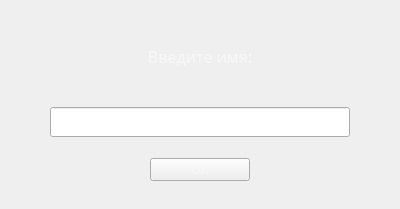
<?xml version="1.0" encoding="UTF-8"?>
<ui version="4.0">
 <class>Dialog</class>
 <widget class="QDialog" name="Dialog">
  <property name="geometry">
   <rect>
    <x>0</x>
    <y>0</y>
    <width>400</width>
    <height>209</height>
   </rect>
  </property>
  <property name="windowTitle">
   <string>Dialog</string>
  </property>
  <property name="styleSheet">
   <string notr="true">QDialog
{
	border-image: url(:/Backgrounds/quarter-fiend.png);
}</string>
  </property>
  <layout class="QVBoxLayout" name="verticalLayout">
   <item>
    <widget class="QLabel" name="label">
     <property name="sizePolicy">
      <sizepolicy hsizetype="Preferred" vsizetype="Fixed">
       <horstretch>0</horstretch>
       <verstretch>0</verstretch>
      </sizepolicy>
     </property>
     <property name="minimumSize">
      <size>
       <width>0</width>
       <height>60</height>
      </size>
     </property>
     <property name="palette">
      <palette>
       <active>
        <colorrole role="WindowText">
         <brush brushstyle="SolidPattern">
          <color alpha="255">
           <red>247</red>
           <green>247</green>
           <blue>247</blue>
          </color>
         </brush>
        </colorrole>
        <colorrole role="Text">
         <brush brushstyle="SolidPattern">
          <color alpha="255">
           <red>247</red>
           <green>247</green>
           <blue>247</blue>
          </color>
         </brush>
        </colorrole>
        <colorrole role="ButtonText">
         <brush brushstyle="SolidPattern">
          <color alpha="255">
           <red>247</red>
           <green>247</green>
           <blue>247</blue>
          </color>
         </brush>
        </colorrole>
        <colorrole role="PlaceholderText">
         <brush brushstyle="SolidPattern">
          <color alpha="128">
           <red>255</red>
           <green>255</green>
           <blue>255</blue>
          </color>
         </brush>
        </colorrole>
       </active>
       <inactive>
        <colorrole role="WindowText">
         <brush brushstyle="SolidPattern">
          <color alpha="255">
           <red>247</red>
           <green>247</green>
           <blue>247</blue>
          </color>
         </brush>
        </colorrole>
        <colorrole role="Text">
         <brush brushstyle="SolidPattern">
          <color alpha="255">
           <red>247</red>
           <green>247</green>
           <blue>247</blue>
          </color>
         </brush>
        </colorrole>
        <colorrole role="ButtonText">
         <brush brushstyle="SolidPattern">
          <color alpha="255">
           <red>247</red>
           <green>247</green>
           <blue>247</blue>
          </color>
         </brush>
        </colorrole>
        <colorrole role="PlaceholderText">
         <brush brushstyle="SolidPattern">
          <color alpha="128">
           <red>255</red>
           <green>255</green>
           <blue>255</blue>
          </color>
         </brush>
        </colorrole>
       </inactive>
       <disabled>
        <colorrole role="WindowText">
         <brush brushstyle="SolidPattern">
          <color alpha="255">
           <red>247</red>
           <green>247</green>
           <blue>247</blue>
          </color>
         </brush>
        </colorrole>
        <colorrole role="Text">
         <brush brushstyle="SolidPattern">
          <color alpha="255">
           <red>247</red>
           <green>247</green>
           <blue>247</blue>
          </color>
         </brush>
        </colorrole>
        <colorrole role="ButtonText">
         <brush brushstyle="SolidPattern">
          <color alpha="255">
           <red>247</red>
           <green>247</green>
           <blue>247</blue>
          </color>
         </brush>
        </colorrole>
        <colorrole role="PlaceholderText">
         <brush brushstyle="SolidPattern">
          <color alpha="128">
           <red>0</red>
           <green>0</green>
           <blue>0</blue>
          </color>
         </brush>
        </colorrole>
       </disabled>
      </palette>
     </property>
     <property name="font">
      <font>
       <family>GWENT</family>
       <pointsize>12</pointsize>
       <weight>10</weight>
       <italic>false</italic>
       <bold>false</bold>
      </font>
     </property>
     <property name="layoutDirection">
      <enum>Qt::LeftToRight</enum>
     </property>
     <property name="styleSheet">
      <string notr="true">QLabel 
{
	color: rgb(247,247,247);
	font: 81 12pt &quot;GWENT&quot;;
}</string>
     </property>
     <property name="text">
      <string>Введите имя:</string>
     </property>
     <property name="alignment">
      <set>Qt::AlignCenter</set>
     </property>
    </widget>
   </item>
   <item>
    <layout class="QHBoxLayout" name="horizontalLayout_2">
     <item>
      <spacer name="horizontalSpacer_3">
       <property name="orientation">
        <enum>Qt::Horizontal</enum>
       </property>
       <property name="sizeHint" stdset="0">
        <size>
         <width>40</width>
         <height>20</height>
        </size>
       </property>
      </spacer>
     </item>
     <item>
      <widget class="QLineEdit" name="lineEdit">
       <property name="sizePolicy">
        <sizepolicy hsizetype="MinimumExpanding" vsizetype="Fixed">
         <horstretch>0</horstretch>
         <verstretch>0</verstretch>
        </sizepolicy>
       </property>
       <property name="minimumSize">
        <size>
         <width>300</width>
         <height>30</height>
        </size>
       </property>
       <property name="font">
        <font>
         <family>GWENT</family>
         <pointsize>11</pointsize>
         <weight>75</weight>
         <bold>true</bold>
        </font>
       </property>
      </widget>
     </item>
     <item>
      <spacer name="horizontalSpacer_4">
       <property name="orientation">
        <enum>Qt::Horizontal</enum>
       </property>
       <property name="sizeHint" stdset="0">
        <size>
         <width>40</width>
         <height>20</height>
        </size>
       </property>
      </spacer>
     </item>
    </layout>
   </item>
   <item>
    <layout class="QHBoxLayout" name="horizontalLayout">
     <item>
      <spacer name="horizontalSpacer">
       <property name="orientation">
        <enum>Qt::Horizontal</enum>
       </property>
       <property name="sizeHint" stdset="0">
        <size>
         <width>40</width>
         <height>20</height>
        </size>
       </property>
      </spacer>
     </item>
     <item>
      <widget class="QPushButton" name="ok_button">
       <property name="enabled">
        <bool>true</bool>
       </property>
       <property name="minimumSize">
        <size>
         <width>100</width>
         <height>23</height>
        </size>
       </property>
       <property name="styleSheet">
        <string notr="true">QPushButton
{
	font: 81 8pt &quot;GWENT&quot;;
	color: rgb(247,247,247);
	border-image: url(:/Button/off);
}

QPushButton:hover:!pressed
{
	font: 81 8pt &quot;GWENT&quot;;
	color: rgb(247,247,247);
	border-image: url(:/Button/hover);
}

QPushButton:pressed
{
	font: 81 8pt &quot;GWENT&quot;;
	color: rgb(17,17,17);
	border-image: url(:/Button/on);
}

QPushButton:disabled
{
	font: 81 8pt &quot;GWENT&quot;;
	color: rgb(255, 255, 255);
	border-image: url(:/Button/disabled);
}</string>
       </property>
       <property name="text">
        <string>OK</string>
       </property>
       <property name="shortcut">
        <string>Return</string>
       </property>
       <property name="autoDefault">
        <bool>false</bool>
       </property>
      </widget>
     </item>
     <item>
      <spacer name="horizontalSpacer_2">
       <property name="orientation">
        <enum>Qt::Horizontal</enum>
       </property>
       <property name="sizeHint" stdset="0">
        <size>
         <width>40</width>
         <height>20</height>
        </size>
       </property>
      </spacer>
     </item>
    </layout>
   </item>
  </layout>
 </widget>
 <resources>
  <include location="../Resources/Resources.qrc"/>
 </resources>
 <connections/>
</ui>
